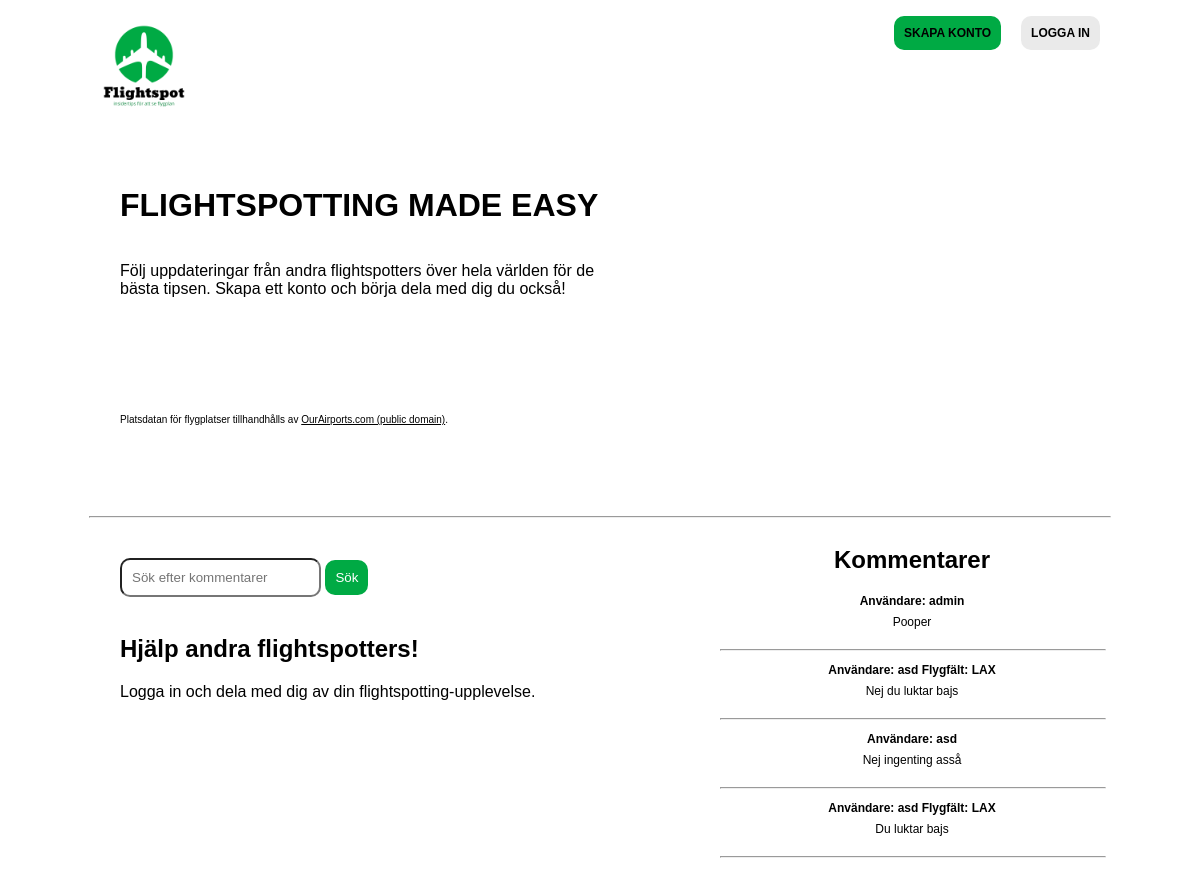
Before: / with the older database file.
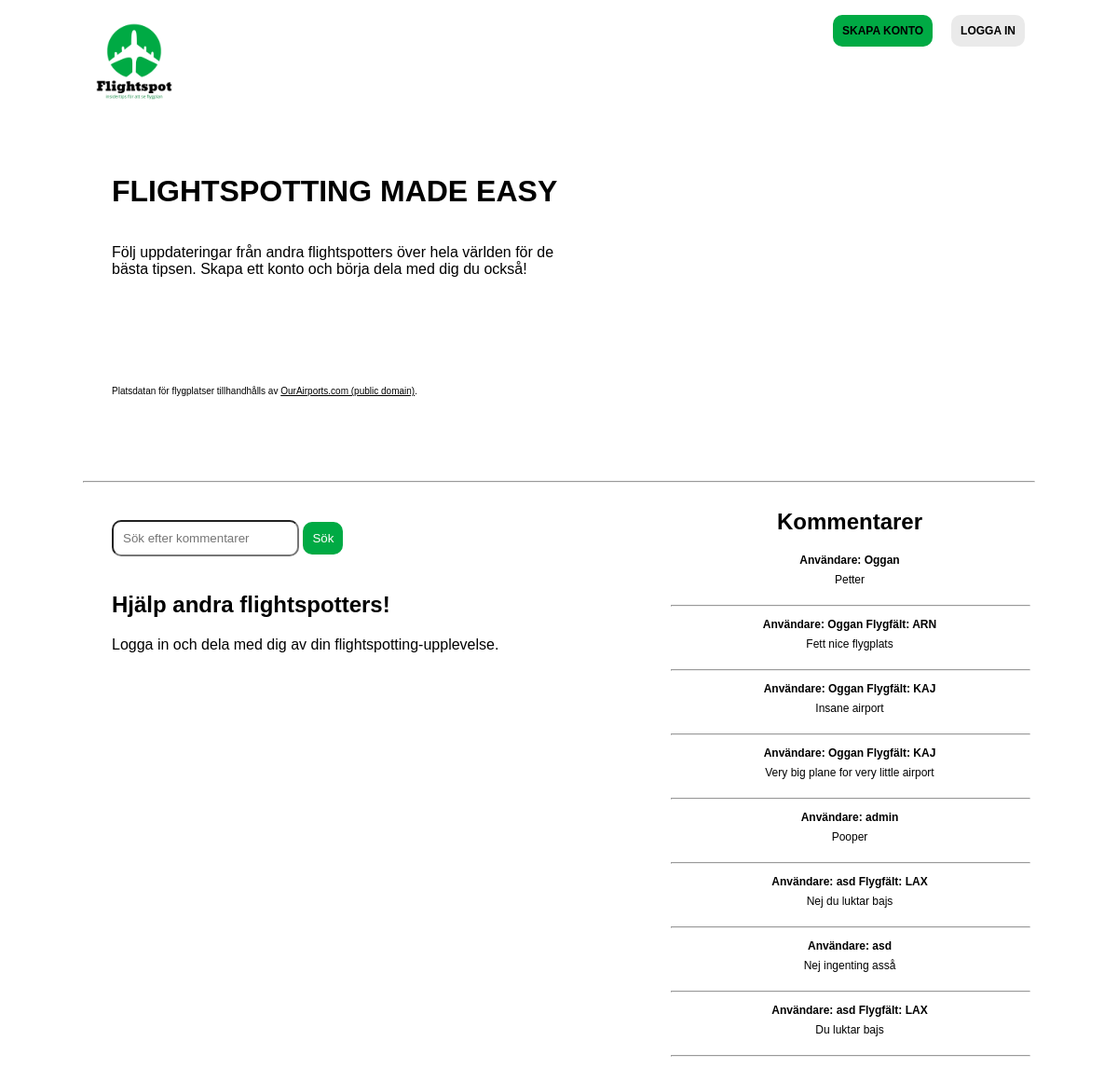
After: the same page with the newer database file.
### tables this page shows
CREATE TABLE "comments" (
	"CommentID"	INTEGER NOT NULL,
	"UserID"	INTEGER NOT NULL,
	"Text"	TEXT NOT NULL,
	"Airfield"	TEXT,
	PRIMARY KEY("CommentID" AUTOINCREMENT)
);

CREATE TABLE "users" (
	"UserID"	INTEGER NOT NULL,
	"Username"	TEXT NOT NULL,
	"Email"	TEXT NOT NULL,
	"Hash"	TEXT NOT NULL,
	"RoleID"	INTEGER,
	PRIMARY KEY("UserID" AUTOINCREMENT)
);

### functions.php (the view, shortened to what the changed rows need)
<?php
function check_login(){
    if(isset($_SESSION['user_id'])){
        return true;
    }
    else{
        return false;
        die;
    }
}
function displayCommentwithplace($activerow){
    if(check_login()){
      if($activerow['UserID'] == $_SESSION['user_id'] || $_SESSION['RoleID'] == 1){
        echo '
            <div class = "comment-container">
                <div class = "comment-header">
                    <div class = "comment-header-right">
                    <h3 id="comment">Användare: '.$activerow['Username']. ' Flygfält: <a href="comments.php?airfield='. $activerow['Airfield'].'">' . $activerow['Airfield'] . '</a></h3>
                        <p id="comment">'.$activerow['Text'].'</p>
                    </div>
                </div>
                <div class = "comment-footer">
                    <div class = "comment-footer-right">
                        <form action = "comment.php" method = "POST">
                        <input type = "hidden" name = "commentid" value = "'.$activerow['CommentID'].'">
                        <input type = "submit" value = "Delete">
                        </form>
                    </div>
                <hr id="comment">
            </div>';
      }
      else{
        echo '<div class = "comment-container">
        <div class = "comment-header">
        <h3 id="comment">Användare: '.$activerow['Username']. ' Flygfält: <a href="comments.php?airfield='. $activerow['Airfield'].'">' . $activerow['Airfield'] . '</a></h3>
            <p id="comment">'.$activerow['Text'].'</p>
            <hr id="comment">
        </div>';
      }
    }
    else{
      echo '<div class = "comment-container">
        <div class = "comment-header">
          <div class = "comment-header-right">
          <h3 id="comment">Användare: '.$activerow['Username']. ' Flygfält: <a href="comments.php?airfield='. $activerow['Airfield'].'">' . $activerow['Airfield'] . '</a></h3>
            <p id="comment">'.$activerow['Text'].'</p>
            <hr id="comment">
          </div>
        </div>';
    }
}
function displayComment($activerow){
    if(check_login()){
      if($activerow['UserID'] == $_SESSION['user_id'] || $_SESSION['RoleID'] == 1){
        echo '<div class = "comment-container">
        <div class = "comment-header">
          <div class = "comment-header-right">
            <h3 id="comment">Användare: '.$activerow['Username'].'</h3>
            <p id="comment">'.$activerow['Text'].'</p>
          </div>
        </div>
        <div class = "comment-footer">
          <div class = "comment-footer-right">
            <form action = "comment.php" method = "POST">
              <input type = "hidden" name = "commentid" value = "'.$activerow['CommentID'].'">
              <input type = "submit" value = "Delete">
            </form>
          </div>
          <hr id="comment">
        </div>';
      }
      else{
        echo '<div class = "comment-container">
        <div class = "comment-header">
            <h3 id="comment">Användare: '.$activerow['Username'].'</h3>
            <p id="comment">'.$activerow['Text'].'</p>
            <hr id="comment">
        </div>';
      }
    }
    else{
      echo '<div class = "comment-container">
        <div class = "comment-header">
          <div class = "comment-header-right">
            <h3 id="comment">Användare: '.$activerow['Username'].'</h3>
            <p id="comment">'.$activerow['Text'].'</p>
            <hr id="comment">
          </div>
        </div>';
    }
}
function query_get0($con, $sql){
    $result = $con->query($sql);
    return $result;
}

### index.php (shortened to what the changed rows need)
<?php
include("connection.php");
include("functions.php");
?>
<!DOCTYPE html>
<html>
<head>
  <link rel="stylesheet" href="css/style.css">
      <link rel="stylesheet" href="https://unpkg.com/leaflet@1.8.0/dist/leaflet.css" />
</head>
<body>
  <div class="row">
    <div class="column">
      <div class="left-column">
        <h1><b>Flightspotting made easy</b></h1>
          <br>
          <br>
        <br>
        <br>
        <br><p class="small-body">Platsdatan för flygplatser tillhandhålls av <a href="https://ourairports.com/" target=”_blank”>OurAirports.com (public domain)</a>.</p>
      </div>
    </div>
  </div>
<div class="row">
  <div class="column">
    <div class="left-column">
<br>
  <?php
  if(check_login()){
    echo'
    <div id = commenter>
    <h2>Dela med dig av din upplevelse!</h2>
    <p>Nyligen kollat efter flygplan? Dela med dig av dina bästa tips på utsiktsplatser vid flygplatsen, eller vad för plan du såg - och hjälp andra flightspotters.<br><br>Klicka dig vidare till din flygplats på kartan för att lämna en platsspecifik kommentar.</p>
    <br>
      <form action = "comment.php" method = "POST">
        <textarea name = "comment" rows = "5" cols = "50" required></textarea>
        <br>
        <input type = "submit" value = "Skicka">
      </form>
    </div>
    ';
  }
  else{
    echo '<div id = "commenter">
    <h2>Hjälp andra flightspotters!</h2>
    <p>Logga in och dela med dig av din flightspotting-upplevelse.</p>
    </div>';
  }
  ?>
</div>
</div>
<div class="column">
  <div class="right-column">
  <div id = comments>
    <?php
      $sql = "SELECT * FROM comments JOIN users ON comments.UserID = users.UserID ORDER BY commentid DESC";
      $result = query_get0($con, $sql);
      echo '<h2>Kommentarer</h2>';
      while($row = $result->fetchArray()){
        if(isset($_GET['search'])){
          if(str_contain(strtolower($row['Text']), strtolower($_GET['search'])) || str_contain(strtolower($row['Username']), strtolower($_GET['search'])) || str_contain(strtolower($row['Airfield']), strtolower($_GET['search']))){
            if($row['Airfield'] != null){
              displayCommentwithplace($row);
            }
            else {
              displayComment($row);
            }
          }
        }
        else{
          if($row['Airfield'] != null){
            displayCommentwithplace($row);
          }
          else {
            displayComment($row);
          }
        }
      }
    ?>
  </div>
</div>
</div>
</div>
</body>
</html>

Changed rows visible on the page:
added comments: UserID.Username "Oggan", Text "Petter"
added comments: UserID.Username "Oggan", Airfield "ARN", Text "Fett nice flygplats"
added comments: UserID.Username "Oggan", Airfield "KAJ", Text "Insane airport"
added comments: UserID.Username "Oggan", Airfield "KAJ", Text "Very big plane for very little airport"
